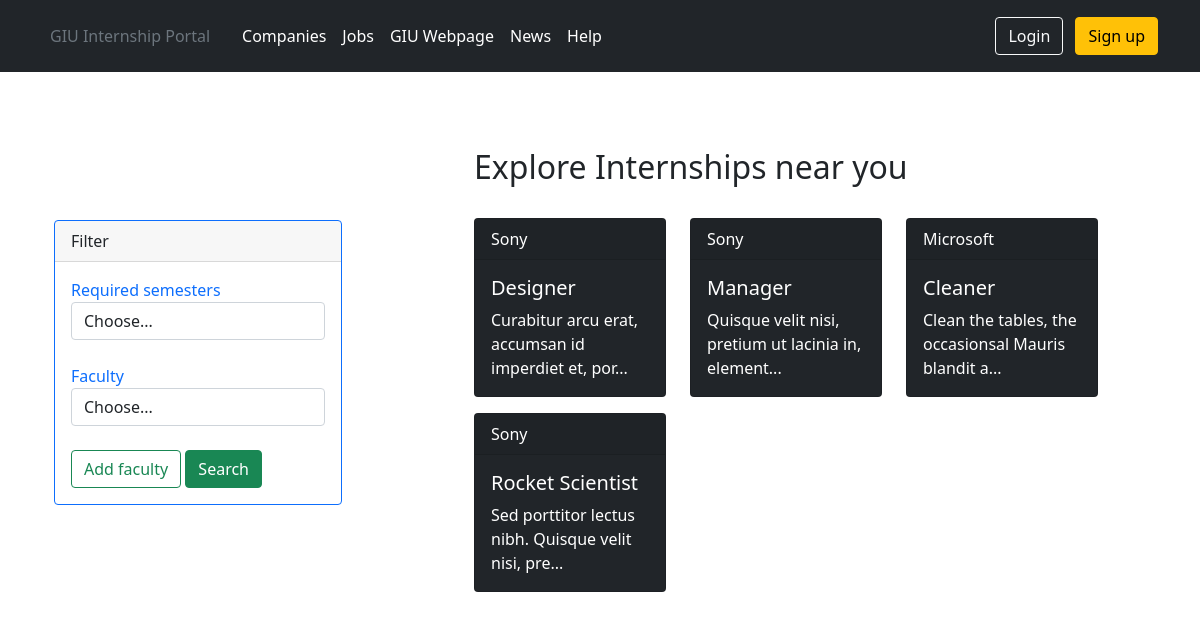
Page /viewjobs on the committed database.
### portal/models.py (models this page shows, shortened)
class Job(models.Model):
    fac_choices = (
        ('Engineering', 'Engineering'),
        ('Computer Science', 'Computer Science'),
        ('Business', 'Business'),
        ('Design', 'Design'),
        ('Architecture', 'Architecture'),
        ('Biotechnology', 'Biotechnology'),
        ('Pharmaceutical', 'Pharmaceutical')
    )
    sem_choices = (
        (1, 1),
        (2, 2),
        (3, 3),
        (4, 4),
        (5, 5),
        (6, 6),
        (7, 7),
        (8, 8),
        (9, 9),
        (10, 10),
        (11, 11),
        (12, 12),
    )
    job_id = models.AutoField(primary_key=True)
    title = models.CharField(max_length=30)
    job_description = models.TextField(max_length=1000)
    department = models.CharField(max_length=20)
    job_start_date = models.DateField()
    job_end_date = models.DateField()
    application_deadline = models.DateField()
    num_of_available_internships = models.PositiveIntegerField()
    salary_range = models.CharField(max_length=20)
    qualifications = models.TextField(max_length=500)
    job_location = models.CharField(max_length=20)
    application_link = models.CharField(max_length=50, null=True, blank=True)
    application_email = models.CharField(max_length=50, null=True, blank=True)
    job_type = models.CharField(max_length=30)
    employer_id = models.ForeignKey(user_models.Employer, on_delete=models.CASCADE)
    allowed_faculties = models.TextField(max_length=300, choices=fac_choices)
    required_semesters = models.CharField(max_length=20, choices=sem_choices)
    aa_id = models.ForeignKey(user_models.AcademicAdvisor, null=True, blank=True, on_delete=models.DO_NOTHING)
    visibility_fac_rep = models.BooleanField(default=False, blank=True)
    visibility_admin = models.BooleanField(default=False, blank=True, verbose_name='Visibility')
    active_student = models.OneToOneField(user_models.Student, null=True, blank=True, on_delete=models.DO_NOTHING)
    post_is_up = models.BooleanField(default=True, verbose_name='Visible')

### users/models.py (models this page shows, shortened)
class Employer(models.Model):
    user = models.OneToOneField(User, on_delete=models.CASCADE, primary_key=True)
    company_name = models.CharField(max_length=20)
    employer_address = models.CharField(max_length=100)
    phone_number = models.CharField(max_length=20)
    fax_number = models.CharField(max_length=50, null=True, blank=True)
    website = models.CharField(max_length=50)
    type_of_business = models.CharField(max_length=50)
    establishment_year = models.DateField()
    country_of_origin = models.CharField(max_length=20)
    industry = models.CharField(max_length=20)
    number_of_current_employees = models.PositiveIntegerField(null=True, blank=True)
    products_or_services = models.CharField(max_length=30)
    company_logo = models.ImageField(upload_to=str(settings.MEDIA_ROOT) + '/company_images/', blank=True, null=True,
                                     default='company_images/default.png', max_length=1000)

### portal/views.py (the view)
# urls.py: path('viewjobs', views.ViewJobsGeneric.as_view(), name='generic_job_view'),
class ViewJobsGeneric(ListView):
    model = Job
    template_name = 'portal/view_jobs_generic.html'
    context_object_name = 'generic_job_view'

### templates/portal/view_jobs_generic.html (shortened to what this page needs)
{% extends 'home.html' %}
{% load static %}
{% block content %}
    <div class="container my-1">
        <div class="row">
            <div class="col-4">
                <br>
                <br>
                <br>
                <br>
                <br>
                <div class="card border-primary mb-3" style="max-width: 18rem;">
                    <div class="card-header">Filter</div>
                    <div class="card-body text-primary">
                        <form action="" method="get">
                            <label for="inputState">Required semesters</label>
                            <select id="inputState" class="form-control required_semester_class_box">
                                <option selected>Choose...</option>
                            </select>
                            <div id="faculty_input">
                                <br>
                                <div class="fac_input_class">
                                    <label for="inputState">Faculty</label>
                                    <select id="inputState" class="form-control choosebox">
                                        <option selected>Choose...</option>
                                    </select>
                                </div>
                                <br>
                            </div>
                            <button id="filter_btn_add_fac" class="btn btn-outline-success" type="button">Add
                                faculty
                            </button>
                            <button id="searchbutton" class="btn btn-success" type="button">Search</button>
                        </form>
                    </div>
                </div>
            </div>
            <div class="col-8">
                <div class="p-5"><h2>Explore Internships near you</h2>
                    <br>
                    <div class="row">
                        {% for job in generic_job_view %}
                            {% if job.visibility_admin and job.visibility_fac_rep  and job.post_is_up %}
                                <div id="{{ job.pk }}" class="col-lg-4 job_box" style="display: block">
                                    <div class="card text-white bg-dark mb-3" style="max-width: 18rem;">
                                        <div class="card-header">
                                            {{ job.employer_id.company_name }}</div>
                                        <div class="card-body">
                                            <h5 class="card-title"><a href="{% url 'job_generic' job.pk %}"
                                                                      style="color: white; background-color : transparent;
                                                                                                  text-decoration:none">{{ job.title }}</a>
                                            </h5>
                                            <p class="card-text maxle">{{ job.job_description|slice:":50" }}...</p>
                                        </div>
                                    </div>
                                </div>
                            {% endif %}
                        {% endfor %}
                    </div>
                </div>
            </div>
        </div>
    </div>
{% endblock content %}

### rows in the picture
Job: employer_id.company_name "Sony", title "Designer", job_description "Curabitur arcu erat, accumsan id imperdiet et, por"
Job: employer_id.company_name "Sony", title "Manager", job_description "Quisque velit nisi, pretium ut lacinia in, element"
Job: employer_id.company_name "Microsoft", title "Cleaner", job_description "Clean the tables, the occasionsal Mauris blandit a"
Job: employer_id.company_name "Sony", title "Rocket Scientist", job_description "Sed porttitor lectus nibh. Quisque velit nisi, pre"
